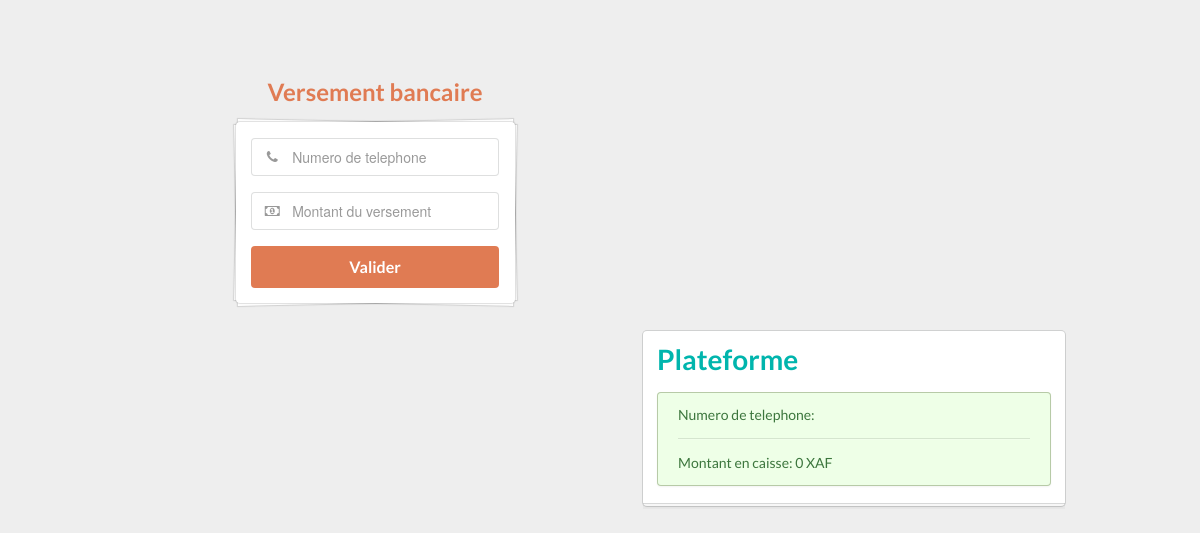
The page /api/interface.php on the database as committed earlier.
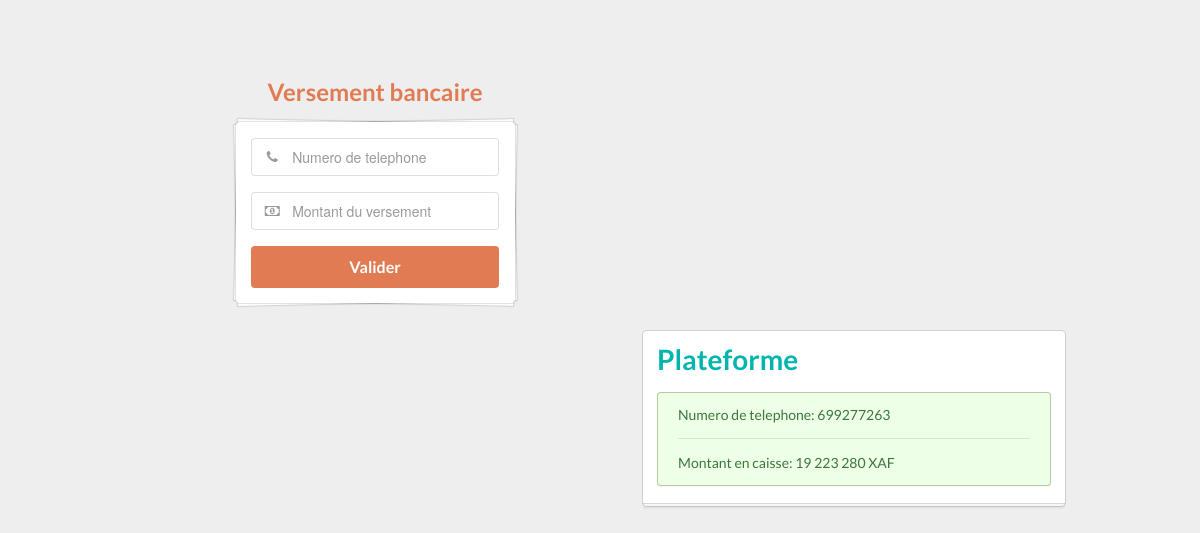
The same page on the database as committed later.
### tables this page shows
CREATE TABLE IF NOT EXISTS `utilisateur` (
  `nom` varchar(250) NOT NULL,
  `phone` int(11) NOT NULL DEFAULT '0',
  PRIMARY KEY (`phone`)
);

### api/interface.php (the view, shortened to what this page needs)
<?php
    require("connexionBdApi.php");
    $nomU="plateformeAbodah";
    $sql="SELECT phone,solde,nom,id FROM utilisateur u, compte c WHERE u.phone=c.numeroClient and u.nom LIKE '$nomU' and u.phone LIKE '699277263'";
    $stmt=$api->query($sql);
    while($res=$stmt->fetch()){
        $esxSomA=$res['solde'];
        $phoneA=$res['phone'];
    }
?>
<!DOCTYPE html>
<html>
<head>
    <link rel="stylesheet" type="text/css" href="../style/suiM/semantic.css">
    <link rel="stylesheet" type="text/css" href="../style/suiM/components/dist/components/site.css">
    <link rel="stylesheet" type="text/css" href="../style/suiM/components/reset.css">
</head>
<body style="overflow:scroll">
    <div class="ui middle aligned center aligned grid">
        <div class="four wide column imaged">
            <h2 class="ui orange image header">
                <div class="content">
                    Versement bancaire
                </div>
            </h2>
            <form class="ui large form" method="get" action="./interface.php">
                <div class="ui piled segment">
                    <div class="field">
                        <div class="ui left icon input">
                            <i class="call icon"></i>
                            <input required="required" type="text" name="number" placeholder="Numero de telephone">
                        </div>
                    </div>
                    <div class="field">
                        <div class="ui left icon input">
                            <i class="money icon"></i>
                            <input required="required" type="number" name="somme" placeholder="Montant du versement">
                        </div>
                    </div>
                    <button class="ui fluid large orange submit button">Valider</button>
                </div>
            </form>
        </div>
        <div class="ui ten wide column">
        </div>
        <div class="ui nine wide column left aligned" style="float:right; margin-right:135px;top:0px">
            <div class="ui stacked segment">
                <h1 class="ui header teal"> Plateforme</h1>
                <div class="ui message positive">
                    <div class="label">Numero de telephone: <?php echo (isset($phoneA))?$phoneA:''; ?></div>
                    <div class="ui divider"></div>
                    <div class="label">Montant en caisse:
                        <?php settype($esxSomA,"double"); echo number_format((isset($esxSomA))?$esxSomA:0,0,"."," "); ?>
                        XAF</div>
                </div>
            </div>
        </div>
    </div>
</body>
</html>

### style/suiM/components/site.css (style rules this page uses)
*, *:before, *:after { box-sizing: border-box; }
html, body { height: 100%; }
html { font-size: 14px; }
body { margin: 0px; padding: 0px; min-width: 278px; background: #f7f7f7; font-family: 'Lato', 'Helvetica Neue', Arial, Helvetica, sans-serif; font-size: 14px; line-height: 1.33; color: rgba(0, 0, 0, 0.8); font-smoothing: antialiased; }
h1, h2, h3, h4, h5 { line-height: 1.33em; margin: -webkit-calc(2rem - 0.165em ) 0em 1rem; margin: calc(2rem - 0.165em ) 0em 1rem; font-weight: bold; padding: 0em; }
h1 { min-height: 1rem; font-size: 2rem; }
h2 { font-size: 1.714rem; }

### api/interface.php (style rules this page uses)
body { background-color: rgba(218, 218, 218, 0.445); padding-top: 70px; }
body>.grid { height: 100%; }
.imaged { margin-top: 10px !important; position: relative; top: 0px; }
.column { max-width: 450px; }

Rows that differ between the two databases and show on the page:
added utilisateur: phone "699277263"
Other text that changed with them:
text no longer shown: "0"
text now shown: "19 223 280"
